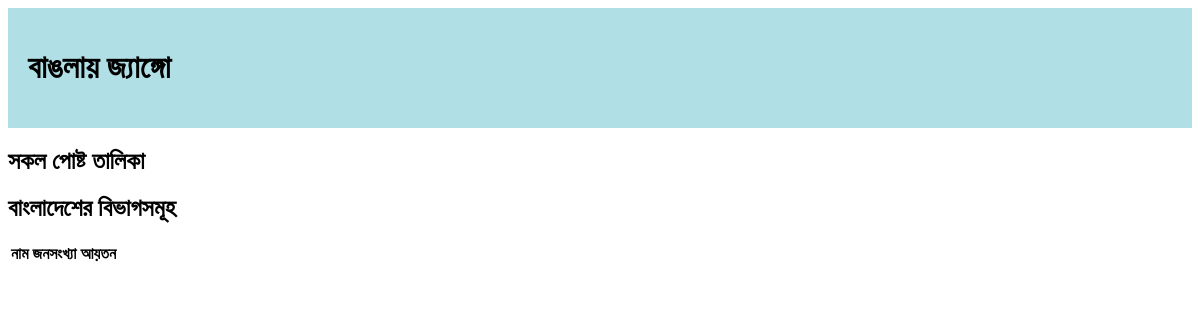
/info/divisions/, run on an earlier commit of the app's database.
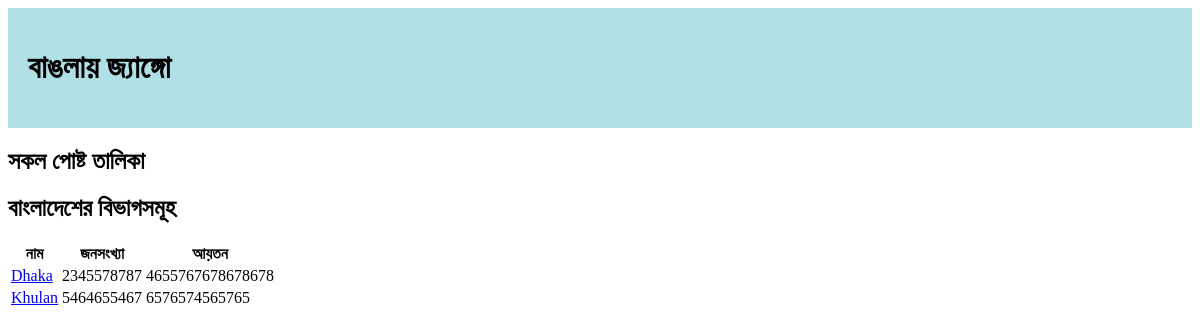
And on a later commit of the database.
### information/models.py (models this page shows, shortened)
class Divisions(models.Model):
    name = models.CharField(max_length=20)
    population = models.IntegerField()
    area = models.IntegerField()

### information/views.py (the view)
def division_list(request):
    divisions = Divisions.objects.all()
    context = {
        'divisions': divisions,
    }
    return render(request, 'information/division_list.html', context)

### templates/information/division_list.html
{% extends 'base.html' %}
{% block content %}
<h2>বাংলাদেশের বিভাগসমূহ </h2>
<table class="table table-striped">
    <tr>
        <th>নাম</th>
        <th>জনসংখ্যা </th>
        <th>আয়তন </th>
    </tr>
    {% for div in divisions %}
        <tr>
            <td><a class="btn btn-danger" href="{% url 'dists_of_division' div.id %}">{{ div.name }}</a></td>
            <td>{{ div.population }}</td>
            <td>{{ div.area }}</td>
        </tr>
    {% endfor %}
</table>
{% endblock %}

What changed in the data, as far as the page shows it:
added Divisions: name "Dhaka", population "2345578787", area "4655767678678678"
added Divisions: name "Khulan", population "5464655467", area "6576574565765"
